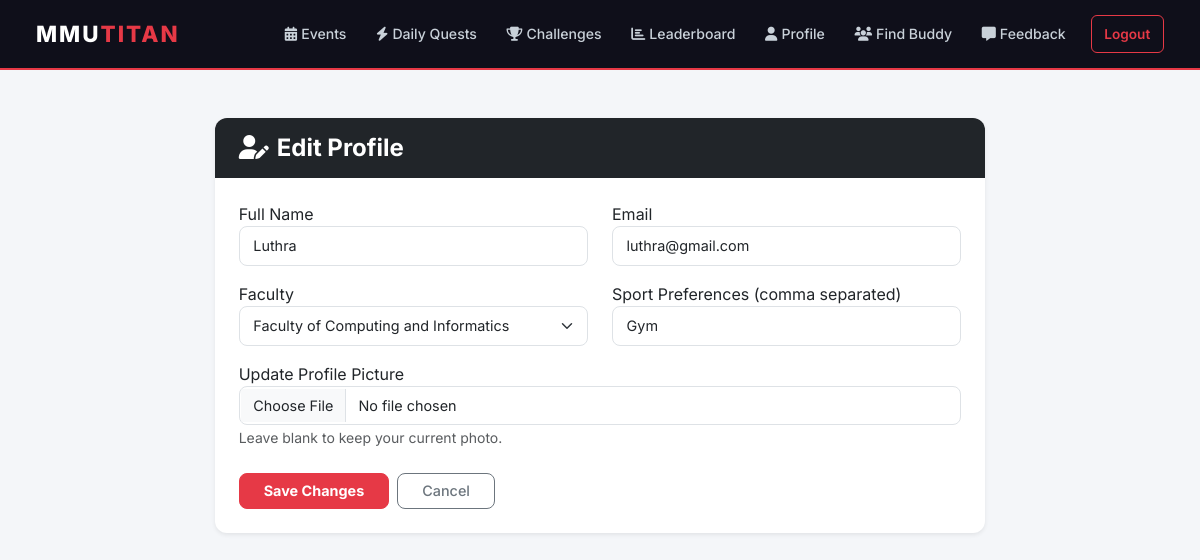
/profile/edit (signed in), run on the app's committed database.
### mmutitan/models.py (models this page shows)
class User(db.Model, UserMixin):
    id = db.Column(db.Integer, primary_key=True)
    name = db.Column(db.String(100), nullable=False)
    email = db.Column(db.String(120), unique=True, nullable=False)
    password = db.Column(db.String(200), nullable=False)
    faculty = db.Column(db.String(50), nullable=False)
    sport_preferences = db.Column(db.String(200), default="")
    profile_photo = db.Column(db.String(20), nullable=False, default='default.jpg')
    points = db.Column(db.Integer, default=0)
    streak = db.Column(db.Integer, default=0)
    is_admin = db.Column(db.Boolean, default=False)
    is_banned = db.Column(db.Boolean, default=False)
    reset_token = db.Column(db.String(100), nullable=True)
    reset_token_expiry = db.Column(db.DateTime, nullable=True)
    availability_days = db.Column(db.String(100), nullable=True)   # e.g. "Mon,Wed,Fri"
    availability_time = db.Column(db.String(20), nullable=True)    # "Morning", "Afternoon", "Evening"
    rsvps = db.relationship('RSVP', backref='user_ref', lazy=True, cascade="all, delete-orphan")
    usertasks = db.relationship('UserTask', backref='user_ref', lazy=True, cascade="all, delete-orphan")
    submissions = db.relationship('Submission', backref='user_ref', lazy=True, cascade="all, delete-orphan")
    badges = db.relationship('Badge', secondary=user_badges, backref=db.backref('users', lazy='dynamic'))
    point_history = db.relationship('Point', backref='user_ref', lazy=True, cascade="all, delete-orphan")
    streak_history = db.relationship('Streak', backref='user_ref', lazy=True, cascade="all, delete-orphan")
    feedbacks = db.relationship('Feedback', backref='user_ref', lazy=True, cascade="all, delete-orphan")
    sent_requests = db.relationship('BuddyRequest', foreign_keys='BuddyRequest.sender_id',
                                    backref='sender', lazy=True, cascade="all, delete-orphan")
    received_requests = db.relationship('BuddyRequest', foreign_keys='BuddyRequest.receiver_id',
                                        backref='receiver', lazy=True, cascade="all, delete-orphan")

### mmutitan/app.py (the view)
    @app.route('/profile/edit', methods=['GET', 'POST'])
    @login_required
    def edit_profile():
        form = UpdateProfileForm()
        if form.validate_on_submit():
            if form.picture.data and form.picture.data.filename:
                current_user.profile_photo = save_picture(form.picture.data)
            current_user.name = form.name.data
            current_user.email = form.email.data
            current_user.faculty = form.faculty.data
            current_user.sport_preferences = form.sport_preferences.data
            db.session.commit()
            flash('Your profile has been updated!', 'success')
            return redirect(url_for('profile'))
        elif request.method == 'GET':
            form.name.data = current_user.name
            form.email.data = current_user.email
            form.faculty.data = current_user.faculty
            form.sport_preferences.data = current_user.sport_preferences
        return render_template('edit_profile.html', title='Edit Profile', form=form)

### mmutitan/forms.py (shortened to what this page needs)
class UpdateProfileForm(FlaskForm):
    name = StringField('Full Name', validators=[DataRequired(), Length(min=2, max=100)])
    email = StringField('Email', validators=[DataRequired(), Email()])
    faculty = SelectField('Faculty', choices=[
        ('FCI', 'Faculty of Computing and Informatics'),
        ('FOE', 'Faculty of Engineering'),
        ('FOM', 'Faculty of Management'),
        ('FCM', 'Faculty of Creative Multimedia')
    ])
    sport_preferences = StringField('Sport Preferences (comma separated)')
    picture = FileField('Update Profile Picture',
                        validators=[FileAllowed(['jpg', 'png', 'jpeg'])])
    submit = SubmitField('Save Changes')

### mmutitan/models.py (called while the page is built)
@login_manager.user_loader
def load_user(user_id):
    return User.query.get(int(user_id))

### mmutitan/templates/edit_profile.html (shortened to what this page needs)
{% extends "base.html" %}
{% block content %}
<div class="row justify-content-center">
    <div class="col-md-8">
        <div class="card shadow-sm mt-3">
            <div class="card-header bg-dark text-white py-3">
                <h4 class="mb-0 fw-bold"><i class="fa fa-user-edit me-2"></i>Edit Profile</h4>
            </div>
            <div class="card-body p-4">
                <form method="POST" enctype="multipart/form-data">
                    <div class="row mb-3">
                        <div class="col-md-6 mb-3 mb-md-0">
                            {{ form.name.label }}
                            {{ form.name(class="form-control") }}
                        </div>
                        <div class="col-md-6">
                            {{ form.email.label }}
                            {{ form.email(class="form-control") }}
                        </div>
                    </div>
                    <div class="row mb-3">
                        <div class="col-md-6 mb-3 mb-md-0">
                            {{ form.faculty.label }}
                            {{ form.faculty(class="form-select") }}
                        </div>
                        <div class="col-md-6">
                            {{ form.sport_preferences.label }}
                            {{ form.sport_preferences(class="form-control", placeholder="e.g. Badminton, Running") }}
                        </div>
                    </div>
                    <div class="mb-4">
                        {{ form.picture.label }}
                        {{ form.picture(class="form-control") }}
                        <small class="text-muted">Leave blank to keep your current photo.</small>
                    </div>
                    <div class="d-flex gap-2">
                        {{ form.submit(class="btn btn-danger fw-bold px-4") }}
                        <a href="{{ url_for('profile') }}" class="btn btn-outline-secondary px-4">Cancel</a>
                    </div>
                </form>
            </div>
        </div>
    </div>
</div>
{% endblock %}

### mmutitan/templates/base.html (style rules this page uses)
body { font-family: 'Inter', sans-serif; background-color: #f4f6f9; color: #1a1a2e; }
.card { border: none; border-radius: 12px; box-shadow: 0 2px 12px rgba(0,0,0,0.07); }
.card-header { border-radius: 12px 12px 0 0 !important; border-bottom: none; padding: 1rem 1.5rem; }
.btn-danger { background-color: #e63946; border-color: #e63946; }
.btn { border-radius: 8px; font-weight: 500; font-size: 0.9rem; }
.form-control, .form-select { border-radius: 8px; border: 1.5px solid #dee2e6; font-size: 0.9rem; padding: 0.5rem 0.85rem; }

### data on the page
User: name "Luthra", email "luthra@gmail.com", faculty "Faculty of Computing and Informatics", sport_preferences "Gym"
